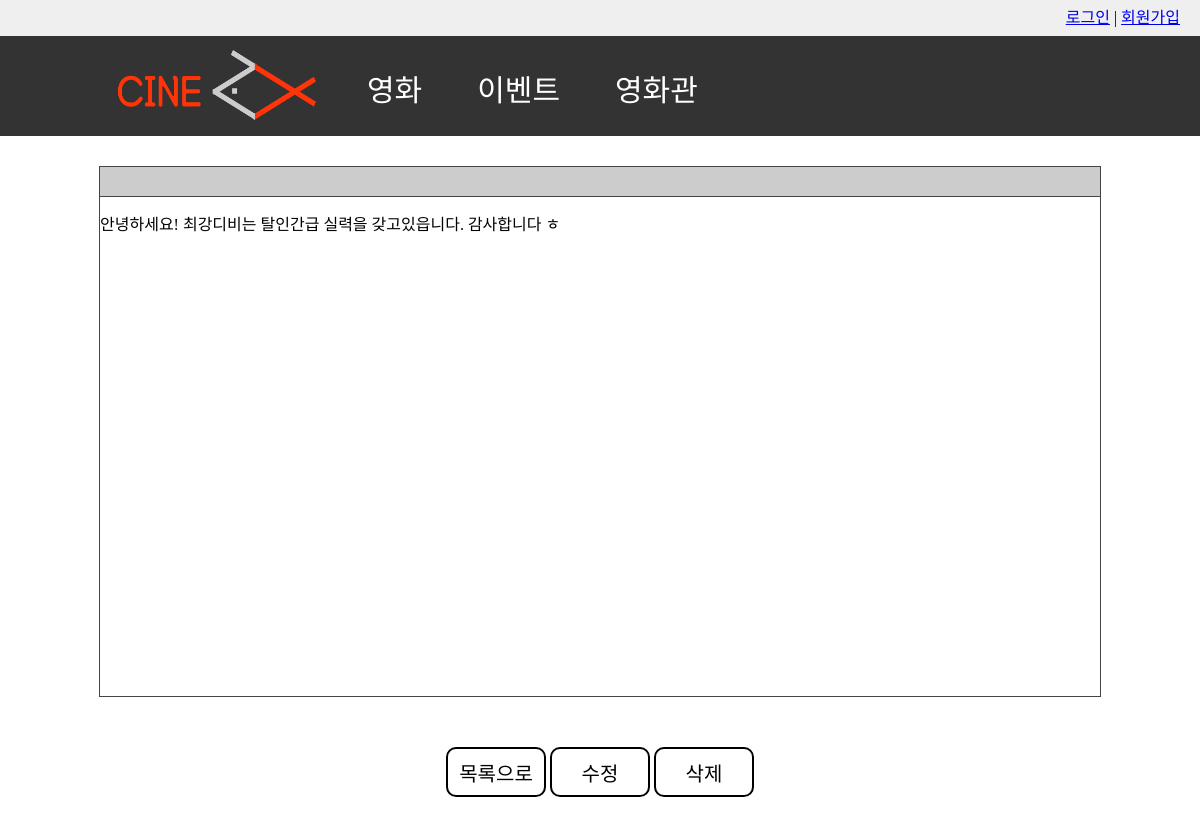
The page /webpage/notice/noticeview.php?notice_id=1 on the database as committed earlier.
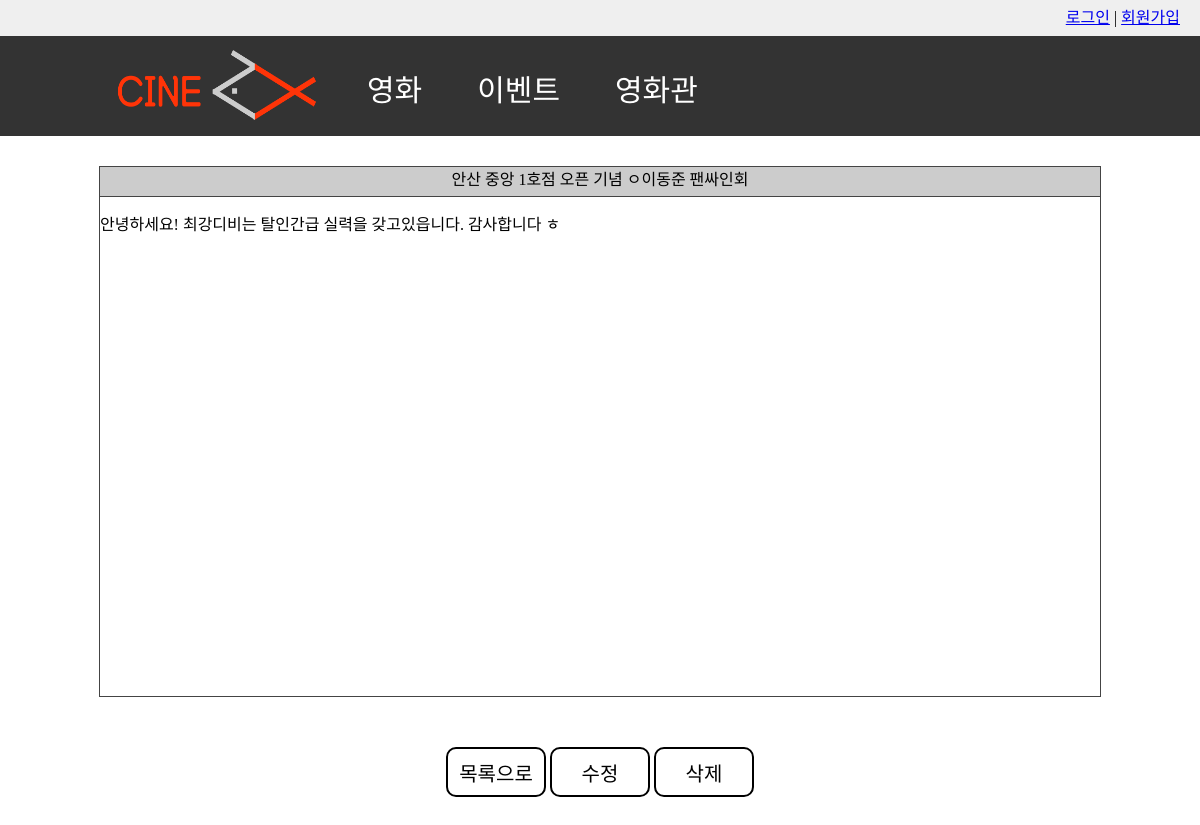
The same page on the database as committed later.
### tables this page shows
CREATE TABLE NOTICE(
  notice_id INT unsigned  auto_increment not NULL,
  cinema_id INT unsigned not null,
  notice_title  varchar(50) not null,
  content text(255) not null,
  notice_date timestamp not NULL default current_timestamp,
  CONSTRAINT PK_NOTICE PRIMARY KEY(notice_id),
  CONSTRAINT FK_NOTICE FOREIGN KEY(cinema_id)
  REFERENCES Cinema(cinema_id) ON UPDATE CASCADE ON DELETE RESTRICT
);

### webpage/notice/noticeview.php (the view, shortened to what this page needs)
<html>
<head>
  <link href="../common/styles/common.css" type="text/css" rel="stylesheet" />
  <link href="styles/noticeview.css" type="text/css" rel="stylesheet" />
</head>
<body>
  <header class="service_menu">
    <ul id="gnb">
      <?php include "../DB_Connect.php";
            include "../top_login.php";
            $db=connect();
      ?>
    </ul>
  </header>
  <nav class="navbar">
    <a href="../cinema_test.html"><img src="../common/img/logo.png"></a>
    <div class="dropdown">
      <button class="dropbtn">영화
      </button>
    </div>
    <div class="dropdown">
      <button class="dropbtn">이벤트
      </button>
    </div>
    <div class="dropdown">
      <button class="dropbtn">영화관
      </button>
    </div>
  </nav>
<?php
  $notice_id = $_GET['notice_id'];
  $view_sql = "select notice_title,content from notice where notice_id = '$notice_id'";
  $view_stt=$db->prepare($view_sql);
  $view_stt->execute();
  $result = $view_stt->fetch(PDO::FETCH_ASSOC);
  ?>
        <table class="view_table">
        <tr>
            <td colspan="4" class="view_title"><?php echo $result['notice_title']?></td>
        </tr>
        <tr>
            <td colspan="4" class="view_content" valign="top">
            <?php echo $result['content']?></td>
        </tr>
        </table>
        <div class="view_btn">
            <button class="view_btn1" onclick="location.href="notice.php'">목록으로</button>
            <button class="view_btn1" onclick="location.href='noticemodify.php?notice_id=<?=$notice_id?>?>'">수정</button>
            <button class="view_btn1" onclick="location.href='noticedelete.php?notice_id=<?=$notice_id?>?>'">삭제</button>
        </div>
</html>

Rows that differ between the two databases and show on the page:
changed notice "안녕하세요! 최강디비는 탈인간급 실력을 갖고있읍니다. 감사합니다 ㅎ": notice_title (not shown) → "안산 중앙 1호점 오픈 기념 ㅇ이동준 팬싸인회"
